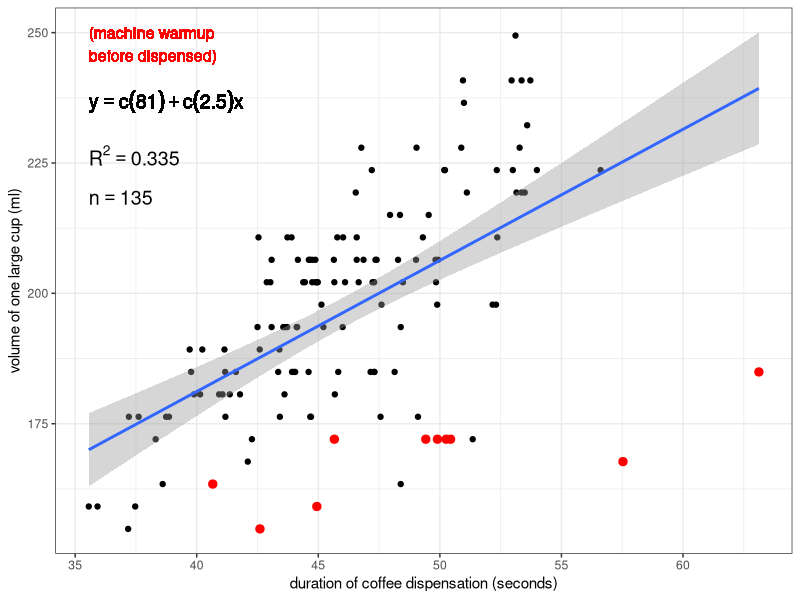
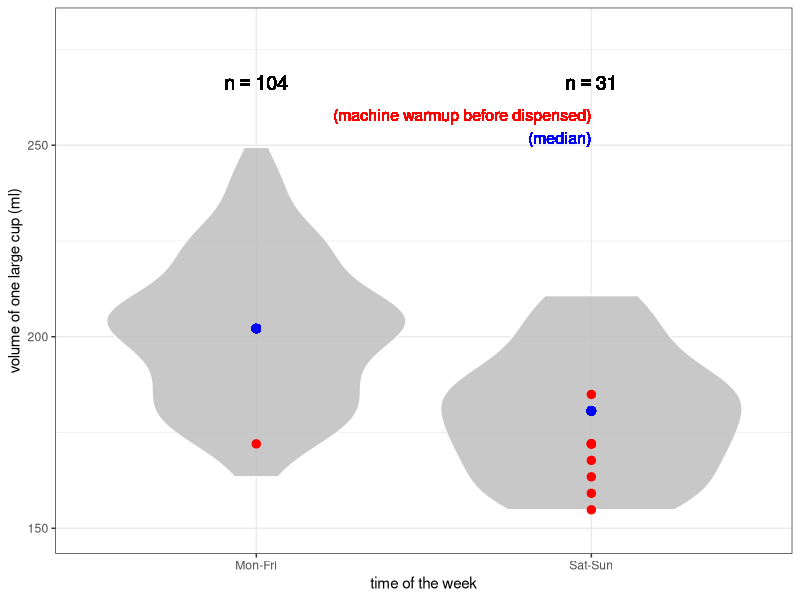
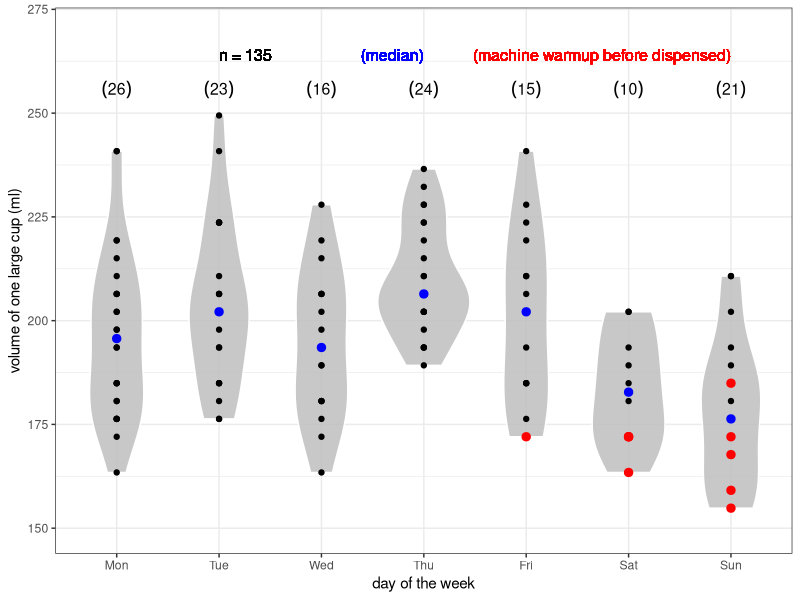
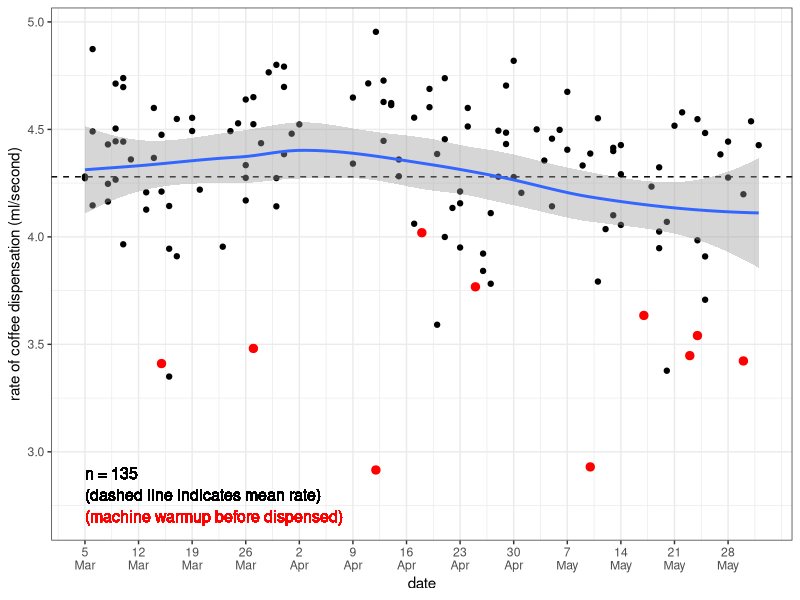
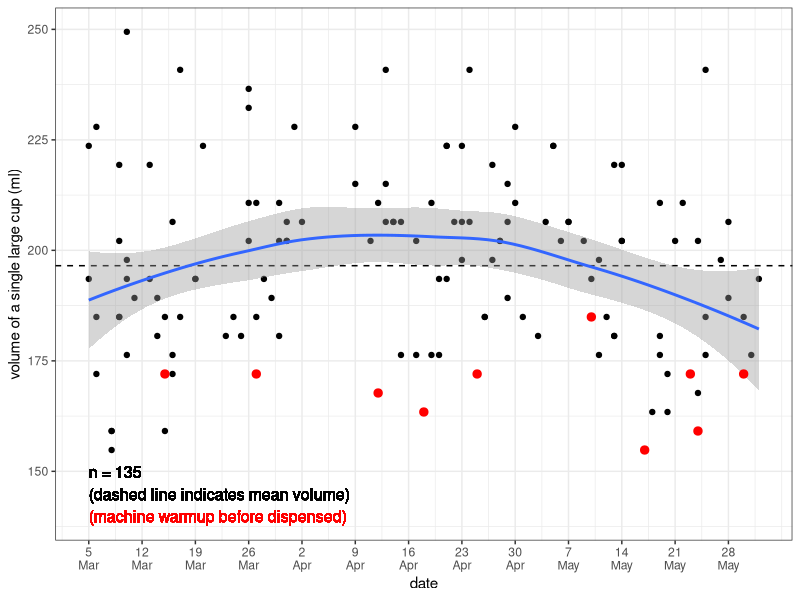
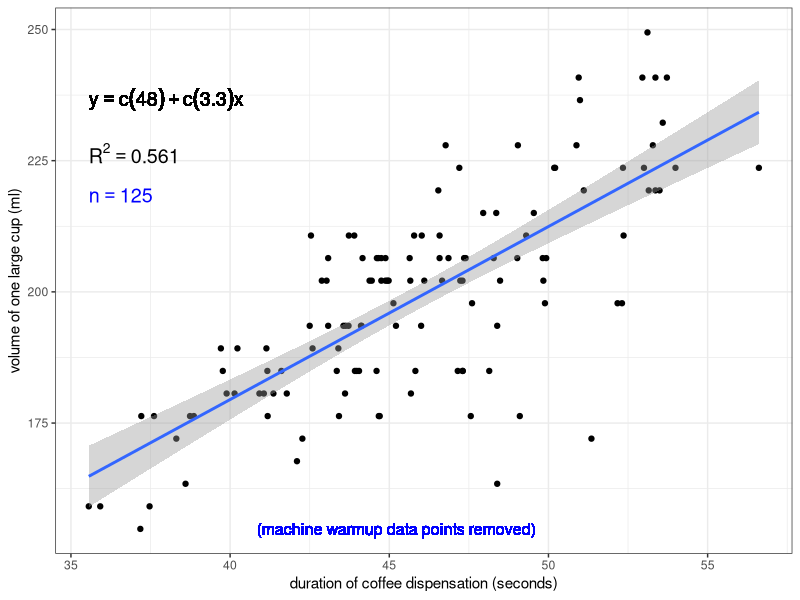

The R source for these figures, in order:

### How does the espresso machine vary in the volume of
### coffee it dispenses for a single "large" cup?

setwd("/home/sam/Dropbox/github/coffee-data")
#setwd("wherever you put this file after downloading it")

library(ggplot2)

df <- read.csv("coffee-data.csv")

# The ruler I use to measure height (and therefore calculate volume)
# has a 3 mm length between the zero mark and its end. So, we add 3 
# to the height...
df$height <- df$height + 3

# ... and then calculate volume and rate, 
# so we have more accurate data!
df$volume <- df$height*(3.1415*37^2)/1000
df$rate <- df$volume/df$duration

# Create a variable indicating whether the coffee was pulled on
# a weekday ("Mon-Fri") or a weekend ("Sat-Sun")
for (i in 1:length(df$day))
{
  df$workday[i] <- ifelse(df$day[i]%in%"Sat" || df$day[i]%in%"Sun", "Sat-Sun", "Mon-Fri")
}

# Add a numeric variable of days of the year 
# (for the x-axis of the rate-by-date and volume-by-date plots)
date.to.num <- read.csv("date-to-numeric.csv")
df$day.yr <- 0  
for (i in 1:length(df$date))
{
  df$day.yr[i] <- date.to.num$day.yr[which(date.to.num$date%in%df$date[i])]
}

# Extract date labels and convert day and month values to character.
# This way you can later concatenate the two into a single character
# string separated by "\n" using paste(),
# so the x-axis text of the rate- and volume-by date plots is less horizontally crowded
dates.x <- date.to.num[which(date.to.num$day.yr%in%c(seq(from=min(df$day.yr), to=max(df$day.yr), by=7))),]
dates.x$day.label <- as.character(dates.x$day.label)
dates.x$month.label <- as.character(dates.x$month.label)

################################
### Volume vs. duration (duration of coffee dispensation)
{
# sample size
n <- length(df$duration)
# label to print sample size in subsequent plot
n.text <- paste("n == ", n)
# data.frame of sample size label and coordinates
# at which to print it on the plot
n.df <- data.frame(n.text, x=min(df$duration), y=0.87*max(df$volume))
  
# calculate R-squared value
rsq <- signif(summary(lm(df$volume ~ df$duration))$r.squared, digits=3)
# make a label to print R-squared value in subsequent plot
rsq.text <- paste("R^2 == ",rsq)
# make a data.frame of R-squared value label and coordinates
# at which to print it on the plot
rsq.df <- data.frame(rsq.text,x=min(df$duration),y=0.9*max(df$volume))

# function to extract regression equation
lm_eqn <- function(df)
{
  m <- lm(df$volume ~ df$duration)
  eq <- substitute(y == a + b*x, 
                   list(a = format(coef(m)[1], digits = 2), 
                        b = format(coef(m)[2], digits = 2)))
  as.character(as.expression(eq))                 
}

# generate plot w/ simple linear regression overlayed
plot <- ggplot(df, aes(duration, volume)) +
  geom_point() +
  stat_smooth(method="lm") +
  xlab("duration of coffee dispensation (seconds)") +
  ylab("volume of one large cup (ml)") +
  theme(axis.text=element_text(size=4), axis.title=element_text(size=5)) +
  theme_bw()

# add regression equation to plot
plot <- plot + 
  geom_text(data=n.df, aes(x,y,label=n.text),parse=TRUE,hjust=0,vjust=0,size=5) +
  geom_text(data=rsq.df, aes(x,y,label=rsq.text),parse=TRUE,hjust=0,vjust=0,size=5) +
  geom_text(aes(x=min(df$duration),y=0.94*max(df$volume),label=lm_eqn(df)),parse=TRUE,hjust=0,vjust=0,size=5)

# add a layer that highlights the last data point recorded
#plot <- plot +
#  geom_point(data=df[length(df$duration),],color="red",size=2.5)

# add a layer that highlights data points where espresso machine 
# had to "warm up" before dispensing coffee
plot <- plot +
  geom_point(data=df[df$warmup%in%"yes",], color="red", size=2.5) +
  geom_text(aes(x=min(df$duration),y=0.98*max(df$volume),label="(machine warmup\nbefore dispensed)"),
           hjust=0,vjust=0,color="red",size=4)

# print plot in R window
plot

# save plot directly to file as a .jpeg
jpeg("coffee-volume-vs-duration-all.jpeg", width=7, height=5, units="in", res=300)
print(plot)
dev.off()
}



################################
### Distributions of volume dispensed: weekdays vs. weekends
{
df$workday <- factor(df$workday)

# median volumes for weekday and weekend categories
med.week <- median(df$volume[df$workday%in%"Mon-Fri"])
med.wkend <- median(df$volume[df$workday%in%"Sat-Sun"])

# generate violin-and-boxplot plot with points overlayed and jittered to better reflect sample size
vol.workday <- ggplot(df, aes(workday, volume)) +
  geom_violin(color="white", fill="gray", alpha=0.85)

# add layer highlighting points where espresso machine needed to
# "warm up" before dispensing coffee
vol.workday <- vol.workday +
  geom_point(data=df[df$warmup%in%"yes",], color="red", size=2.5) +
  geom_text(aes(x="Sat-Sun", y=max(df$volume)+10, label="(machine warmup before dispensed)"),
            hjust=1,vjust=1,size=4,color="red") +
  geom_text(aes(x="Sat-Sun", y=max(df$volume)+4, label="(median)"),
            hjust=1,vjust=1,size=4,color="blue") +
  #geom_point(position=position_jitter(width=0.1,height=0)) +
  # plot points representing median volumes for weekdays and weekends
  geom_point(aes(x="Mon-Fri",y=med.week),color="blue",size=2.5) +
  geom_point(aes(x="Sat-Sun",y=med.wkend),color="blue",size=2.5) +
  xlab("time of the week") +
  ylab("volume of one large cup (ml)") +
  theme(axis.text=element_text(size=4), axis.title=element_text(size=5)) +
  coord_cartesian(ylim=c(min(df$volume)-5,max(df$volume)+30)) +
  theme_bw()

# add sample sizes for weekdays and weekends
vol.workday <- vol.workday +
  geom_text(aes(x="Mon-Fri",y=max(df$volume)+15,
                label=paste("n == ", length(df$workday[which(df$workday%in%"Mon-Fri")]))),
            parse=TRUE,hjust=0.5,vjust=0,size=5) +
  geom_text(aes(x="Sat-Sun",y=max(df$volume)+15,
                label=paste("n == ", length(df$workday[which(df$workday%in%"Sat-Sun")]))),
            parse=TRUE,hjust=0.5,vjust=0,size=5)

# print plot in R window
vol.workday

# save plot to file as .jpeg
jpeg("coffee-volume-by-workday.jpeg", width=7, height=5, units="in", res=300)
print(vol.workday)
dev.off()
}


################################
### Distributions of volume dispensed by day
{
  df$day <- factor(df$day,levels=c("Mon","Tue","Wed","Thu","Fri","Sat","Sun"))
    
    
  median.by.day <- data.frame(c("Mon","Tue","Wed","Thu","Fri","Sat","Sun"),
                              c(0,0,0,0,0,0,0),
                              c(0,0,0,0,0,0,0))
  
  names(median.by.day) <- c("day", "median.volume", "n")
  
  for (i in 1:7)
  {
    median.by.day$median.volume[i] <- median(df$volume[df$day%in%median.by.day$day[i]])
    median.by.day$n[i] <- length(df$volume[df$day%in%median.by.day$day[i]])
  }
  
  # generate violin-and-boxplot plot with points overlayed and jittered to better reflect sample size
  vol.day <- ggplot(df, aes(day, volume)) +
    geom_violin(color="white", fill="gray", alpha=0.85) +
    geom_point()
  
  # add layer highlighting points where espresso machine needed to
  # "warm up" before dispensing coffee
  vol.day <- vol.day +
    geom_point(data=df[df$warmup%in%"yes",], color="red", size=2.5) +
    geom_text(aes(x="Sun", y=max(df$volume)+16, label="(machine warmup before dispensed)"),
              hjust=1,vjust=1,size=4,color="red") +
    geom_text(aes(x="Thu", y=max(df$volume)+16, label="(median)"),
              hjust=1,vjust=1,size=4,color="blue") +
    geom_text(aes(x="Tue", y=max(df$volume)+16, label=paste("n = ", length(df$volume), sep="")),
              hjust=0,vjust=1,size=4) +
    #geom_point(position=position_jitter(width=0.1,height=0)) +
    # plot points representing median volumes for weekdays and weekends
    geom_point(data=median.by.day, aes(day,median.volume),color="blue",size=2.5) +
    xlab("day of the week") +
    ylab("volume of one large cup (ml)") +
    theme(axis.text=element_text(size=4), axis.title=element_text(size=5)) +
    coord_cartesian(ylim=c(min(df$volume)-5,max(df$volume)+20)) +
    theme_bw()
  
  # add sample sizes for weekdays and weekends
  vol.day <- vol.day +
    geom_text(data=median.by.day, aes(day,y=max(df$volume)+4),
                  label=paste("(", median.by.day$n, ")", sep=""),
              parse=TRUE,hjust=0.5,vjust=0,size=4)
  
  # print plot in R window
  vol.day
  
  # save plot to file as .jpeg
  jpeg("coffee-volume-by-day.jpeg", width=8, height=5, units="in", res=300)
  print(vol.day)
  dev.off()
}


################################
### Rate vs. date
{
  # create plot of rate vs. date
  rate.date <- ggplot(df, aes(day.yr, rate)) +
    geom_point() +
    geom_hline(yintercept=mean(df$rate), linetype="dashed") +
    stat_smooth(method="loess") +
    xlab("date") +
    ylab("rate of coffee dispensation (ml/second)") +
    # scale x-axis text to weekly ticks, print dates as two lines of text
    scale_x_continuous(breaks=c(seq(from=min(df$day.yr), to=max(df$day.yr), by=7)),
                       labels=paste(dates.x$day.label,"\n",dates.x$month.label,sep="")) +
    theme(axis.text=element_text(size=4), axis.title=element_text(size=5)) +
    theme_bw()
  
  rate.date <- rate.date +
    geom_point(data=df[df$warmup%in%"yes",], color="red", size=2.5) +
    geom_text(aes(x=64,y=2.7,label="(machine warmup before dispensed)"),
              hjust=0,vjust=0.5,color="red",size=4) +
    geom_text(aes(x=64,y=2.8,label="(dashed line indicates mean rate)"),
              hjust=0,vjust=0.5,size=4) +
    geom_text(aes(x=64,y=2.9,label=paste("n = ", length(df$volume), sep="")),
              hjust=0,vjust=0.5,size=4)
  
  rate.date
  
  jpeg("coffee-rate-by-date.jpeg", width=8, height=5, units="in", res=300)
  print(rate.date)
  dev.off()
}


################################
### Volume vs. date
{
  volume.date <- ggplot(df, aes(day.yr, volume)) +
    geom_point() +
    geom_hline(yintercept=mean(df$volume), linetype="dashed") +
    stat_smooth(method="loess") +
    xlab("date") +
    ylab("volume of a single large cup (ml)") +
    # scale x-axis text to weekly ticks, print dates as two lines of text
    scale_x_continuous(breaks=c(seq(from=min(df$day.yr), to=max(df$day.yr), by=7)),
                       labels=paste(dates.x$day.label,"\n",dates.x$month.label,sep="")) +
    theme(axis.text=element_text(size=4, angle=45), axis.title=element_text(size=5)) +
    theme_bw()
  
  volume.date <- volume.date +
    geom_point(data=df[df$warmup%in%"yes",], color="red", size=2.5) +
    geom_text(aes(x=64,y=min(df$volume)-15,label="(machine warmup before dispensed)"),
              hjust=0,vjust=0.5,color="red",size=4) +
    geom_text(aes(x=64,y=min(df$volume)-10,label="(dashed line indicates mean volume)"),
              hjust=0,vjust=0.5,size=4) +
    geom_text(aes(x=64,y=min(df$volume)-5,label=paste("n = ", length(df$volume), sep="")),
              hjust=0,vjust=0.5,size=4)
  
  volume.date
  
  jpeg("coffee-volume-by-date.jpeg", width=8, height=5, units="in", res=300)
  print(volume.date)
  dev.off()
}

################################
### Volume vs. duration (duration of coffee dispensation)
### EXCLUDING instances where machine had to warm up
{
  # subset df by removing machine warmup rows
  df.no <- df[df$warmup%in%"no",]
  
  # recalculate sample size
  n <- length(df.no$duration)
  # label to print sample size in subsequent plot
  n.text <- paste("n == ", n)
  # data.frame of sample size label and coordinates
  # at which to print it on the plot
  n.df <- data.frame(n.text, x=min(df.no$duration), y=0.87*max(df.no$volume))
  
  # recalculate R-squared value
  rsq <- signif(summary(lm(df.no$volume ~ df.no$duration))$r.squared, digits=3)
  # make a label to print R-squared value in subsequent plot
  rsq.text <- paste("R^2 == ",rsq)
  # make a data.frame of R-squared value label and coordinates
  # at which to print it on the plot
  rsq.df <- data.frame(rsq.text,x=min(df.no$duration),y=0.9*max(df.no$volume))
  
  # function to extract regression equation
  lm_eqn <- function(df.no)
  {
    m <- lm(df.no$volume ~ df.no$duration)
    eq <- substitute(y == a + b*x, 
                     list(a = format(coef(m)[1], digits = 2), 
                          b = format(coef(m)[2], digits = 2)))
    as.character(as.expression(eq))                 
  }
  
  # generate plot w/ simple linear regression overlayed
  plot.no.warmup <- ggplot(df.no, aes(duration, volume)) +
    geom_point() +
    stat_smooth(method="lm") +
    xlab("duration of coffee dispensation (seconds)") +
    ylab("volume of one large cup (ml)") +
    theme(axis.text=element_text(size=4), axis.title=element_text(size=5)) +
    theme_bw()
  
  # add regression equation to plot
  plot.no.warmup <- plot.no.warmup + 
    geom_text(data=n.df, aes(x,y,label=n.text),parse=TRUE,hjust=0,vjust=0,size=5,color="blue") +
    geom_text(data=rsq.df, aes(x,y,label=rsq.text),parse=TRUE,hjust=0,vjust=0,size=5) +
    geom_text(aes(x=min(df.no$duration),y=0.94*max(df.no$volume),label=lm_eqn(df.no)),parse=TRUE,hjust=0,vjust=0,size=5)
    
  # add a layer that highlights data points where espresso machine 
  # had to "warm up" before dispensing coffee
  plot.no.warmup <- plot.no.warmup +
    geom_text(aes(x=mean(df.no$duration)-5,y=min(df.no$volume),label="(machine warmup data points removed)"),
              hjust=0,vjust=0.5,color="blue",size=4)
  
  # print plot in R window
  plot.no.warmup
  
  # save plot directly to file as a .jpeg
  jpeg("coffee-volume-vs-duration-excluding-warmup-data.jpeg", width=7, height=5, units="in", res=300)
  print(plot.no.warmup)
  dev.off()
}
